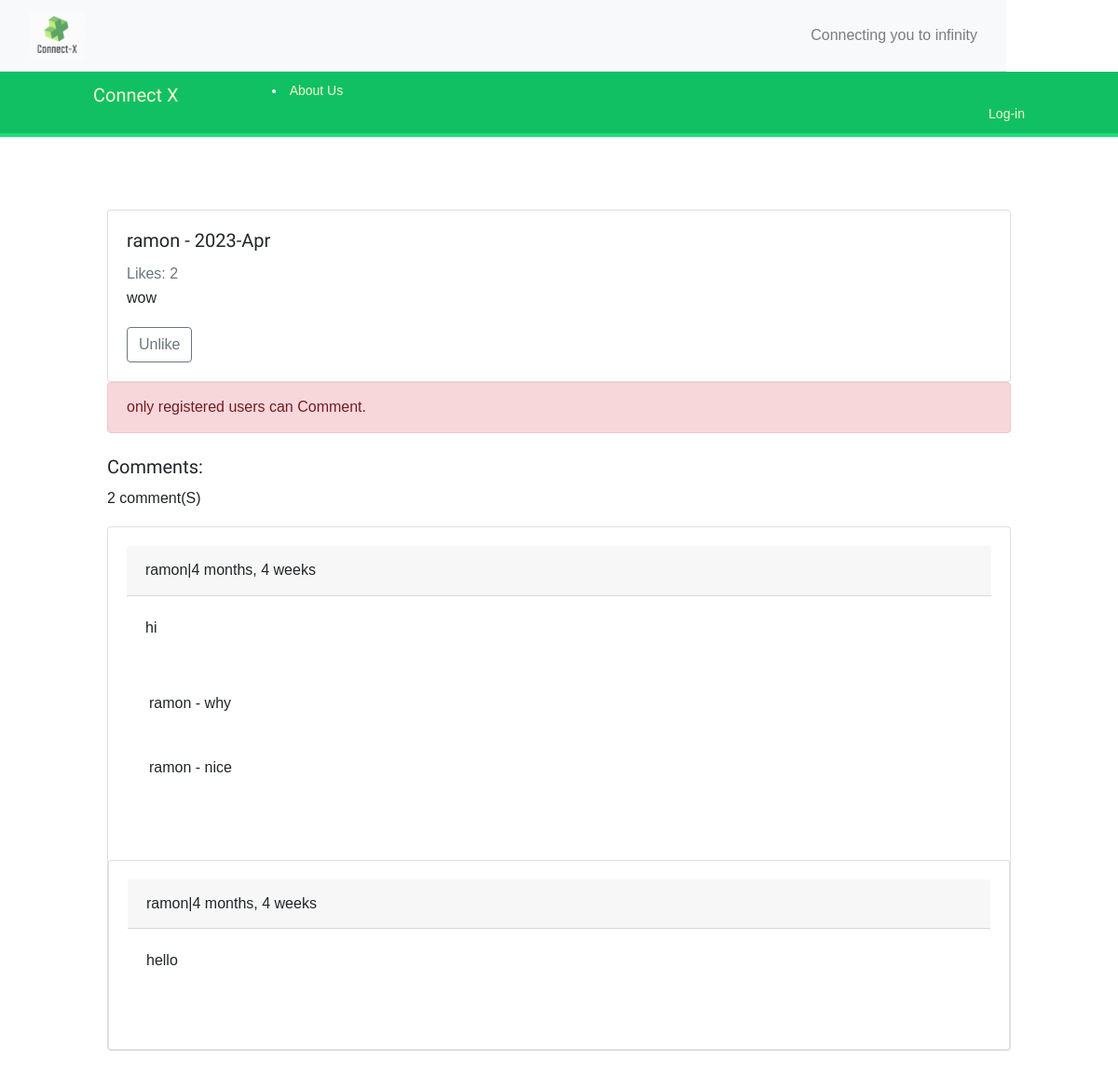
The app's page /post/20/wow/ with its own data.
### post/models.py (models this page shows, shortened)
class Post(models.Model):
    body=models.TextField()
    slug=models.SlugField()
    created=models.DateTimeField(auto_now_add=True)
    updated=models.DateTimeField(auto_now=True)
    user= models.ForeignKey(User,on_delete=models.CASCADE,related_name='posts')
    class Meta:
        ordering=('-created',)

class Comment(models.Model):
    user = models.ForeignKey(User,on_delete=models.CASCADE,related_name='usercomments')
    post = models.ForeignKey(Post,on_delete=models.CASCADE,related_name='postcomments')
    reply = models.ForeignKey('self',on_delete=models.CASCADE,related_name='replycomments',blank=True,null=True)
    is_reply = models.BooleanField(default=False)
    body = models.TextField()
    created = models.DateTimeField(auto_now_add=True)

### post/views.py (the view, shortened to what this page needs)
# urls.py: path('post/<int:post_id>/<slug:post_slug>/',views.DetailView.as_view(),name='detail'),
class DetailView(View):
    form_class = CommentCreateForm
    form_class_reply = CommentReplyForm
    def setup(self, request, *args, **kwargs):
        self.post_instance = get_object_or_404(Post, id =kwargs['post_id'], slug = kwargs['post_slug'])
        return super().setup(request, *args, **kwargs)
    def get(self,request,*args,**kwargs):
        comments = self.post_instance.postcomments.filter(is_reply = False)
        return render(request,'post/detail.html',{'post':self.post_instance,'comments':comments,'form':self.form_class,'reply_form':self.form_class_reply})

### post/templates/post/detail.html (shortened to what this page needs)
{% extends 'base.html' %}
{% block content %}
         <div class="container mt-5">
            <div class="card">
              <div class="card-body">
                <h5 class="card-title">{{post.user.username}} - {{post.updated |date:'Y-M'}}</h5>
                <span class="text-muted" id="like-count">Likes: {{ post.postvotes.count }} </span>
                <p class="card-text">{{post.body}}</p>
                <button id="like-button" data-id="{{ post_id }}" type="button" class="liked btn btn-outline-secondary mr-2">
                {% if request.user.id in vote.user.id %}
                    Like
                  {% else %}
                    Unlike
                  {% endif %}
                </button>
              </div>
            </div>
            {% if request.user.is_authenticated %}
            <form method="post" class="mt-4">
                {% csrf_token %}
              <div class="form-group">
                <label for="comment">Add a comment:</label>
                <textarea name="body" class="form-control" id="comment" rows="3"></textarea>
              </div>
              <button type="submit" class="btn btn-primary">Submit</button>
            </form>
            {% else %}
            <p class="alert alert-danger">only registered users can Comment.</p>
            {% endif %}
            <div class="mt-4">
              <h5>Comments:</h5>
              <p>{{comments.count}} comment(S)</p>
             {% for comment in comments  %}
              <div class="card mt-3">
                <div class="card-body">
                    <p class="card-header">{{comment.user}}|{{comment.created|timesince}} </p>
                    <p class="card-body">{{comment.body}}</p>
                    {% with replies=comment.replycomments.all  %}
                    {% for reply in replies %}
                       <p class="bg-white p-3 m-2">{{reply.user}} - {{reply.body}} </p>
                    {% endfor %}
                    {% endwith %}
                </div>
                <br>
            {% empty %}
            <hr>
            no cooment yet
             {% endfor %}
{% endblock  %}

### account/static/css/base.css (style rules this page uses)
body { margin:0; padding:0; font-family:helvetica, sans-serif; }
p { line-height: 1.8; }
h1, h2, h3, h4, h5 , h6 { font-family: 'Muli', sans-serif; font-weight:normal; }

### records on screen
Post: user.username "ramon", updated "2023-Apr", postvotes.count "2", body "wow"
Comment: user "ramon", created "4 months, 4 weeks", body "hi"
Comment: user "ramon", body "why"
Comment: user "ramon", body "nice"
Comment: user "ramon", created "4 months, 4 weeks", body "hello"

### other values on screen
{{ comments.count }} "2"
